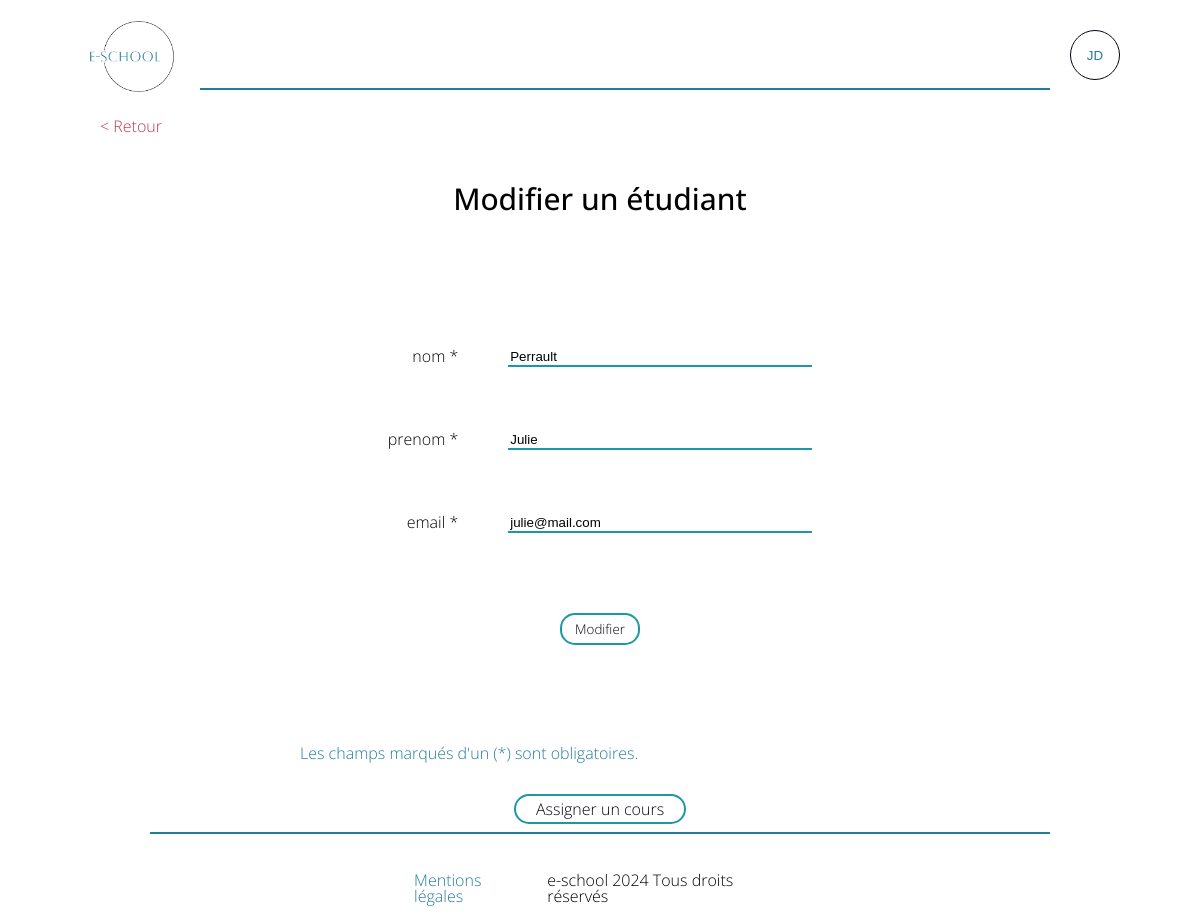
The app's page /index.php?controller=admin&action=modifEtudiant&id=2 (signed in) with its own data.
### tables this page shows
CREATE TABLE `users` (
  `id_user` int NOT NULL,
  `nom` varchar(100) NOT NULL,
  `prenom` varchar(100) NOT NULL,
  `email` varchar(200) NOT NULL,
  `mdp` varchar(250) NOT NULL,
  `profil` varchar(50) NOT NULL
);

### controllers/admin_controller.php (called while the page is built, shortened)
<?php
    class AdminController{
        public function modifEtudiant(){
            $selectEtudiant = Admin::selectEtudiant($_GET['id']);
            require_once('views/admin/modifierEtudiant.php');
        }
    }
?>

### index.php (called while the page is built, shortened)
<?php
  require_once('views/layout.php');
?>

### models/admin.php (called while the page is built, shortened)
<?php
class Admin {
    public function __construct($id_user, $nom, $prenom, $email, $password, $profil) {
      $this->id_user = $id_user;
      $this->nom = $nom;
      $this->prenom = $prenom;
      $this->email = $email;
    }
    public static function selectEtudiant($id){
        $db = Db::getInstance();
        $id = intval($_GET['id']);
        $query = $db->prepare('SELECT * FROM users WHERE id_user = :id');
        $query->execute(['id' => $id]);
       foreach($query->fetchAll() as $eleve) {
        $item = new Admin($eleve['id_user'], $eleve['nom'], $eleve['prenom'], $eleve['email'], $eleve['mdp'], $eleve['profil']);
        }
       return $item;
    }
}

### views/admin/modifierEtudiant.php (the view, shortened to what this page needs)
<?php session_start();
require_once('views/admin/header.php');?>
<main class="main">
    <?php if($_SESSION['profil'] == 'administrateur'){?>
    <a class="button-retour" href="?controller=admin&action=index">&#60; Retour</a>
    <?php } else {?>
    <a class="button-retour" href="?controller=cours&action=index">&#60; Retour</a>
    <?php  } ?>
    <h1>Modifier un étudiant</h1>
        <div class="connect">
            <form action="index.php?controller=admin&action=modifyEtudiant&id=<?=$selectEtudiant->id_user?>" method="post">
                <div class="form-content">
                    <div class="form-label">
                        <label for="nom">nom *</label>
                        <input type="text" name="nom" required="required" value="<?php echo $selectEtudiant->nom?>">
                    </div>
                    <div class="form-label">
                        <label for="prenom">prenom *</label>
                        <input type="text" name="prenom" required="required" value="<?php echo $selectEtudiant->prenom?>">
                    </div>
                    <div class="form-label">
                        <label for="mail">email *</label>
                        <input type="email" name="mail" required="required" value="<?php echo $selectEtudiant->email?>">
                    </div>
                </div>
                <div class="form-submit">
                    <input class="form-button"type="submit" value="Modifier"/>
                </div>
            </form>
        <div class="form-explain">
            <p>Les champs marqués d'un (*) sont obligatoires.</p>
        </div>
    </div>
    <?php if($_SESSION['profil'] == 'formateur'){ ?>
        <a class="button" href="?controller=assigne&action=assigne&id=<?=$selectEtudiant->id_user?>">Assigner un cours</a>
    <?php } ?>

### styles/style.css (style rules this page uses)
html, body, div, span, applet, object, iframe, h1, h2, h3, h4, h5, h6, p, blockquote, pre, a, abbr, acronym, address, big, cite, code, del, dfn, em, img, ins, kbd, q, s, samp, small, strike, strong, sub, sup, tt, var, b, u, i, center, dl, dt, dd, ol, ul, li, fieldset, form, label, legend, table, caption, tbody, tfoot, thead, tr, th, td, article, aside, canvas, details, embed, figure, figcaption, footer, header, hgroup, menu, nav, output, ruby, section, summary, time, mark, audio, video { margin: 0; padding: 0; border: 0; font-size: 100%; font: inherit; vertical-align: baseline; }
body { line-height: 1; }
h1 { font-family: "Open Sans", sans-serif; font-weight: 500; font-style: normal; font-variation-settings: "wdth" 100; font-size: 30px; margin: 50px 50px 100px; }
.button-retour { text-decoration: none; color: #b33951; align-self: flex-start; margin: 20px auto auto 100px; }
.connect { width: 50vw; height: 60vh; display: flex; flex-direction: column; align-items: center; justify-content: center; gap: 100px; }
.form-content, .form-content2 { display: flex; flex-direction: column; align-items: flex-end; box-sizing: border-box; gap: 8vh; }
.form-label { display: flex; gap: 50px; }
.form-label input { width: 300px; border: 0; border-bottom: 2px solid rgb(27, 151, 165); }
.form-submit { display: flex; justify-content: center; margin-top: 5rem; }
.form-button { font-family: "Open Sans", sans-serif; font-weight: 300; font-style: normal; font-variation-settings: "wdth" 100; color: rgb(7, 2, 13); background-color: transparent; border: 2px solid rgb(27, 151, 165); border-radius: 15px; padding: 5px 3%; cursor: pointer; }
.form-explain { color: rgb(34, 124, 157); align-self: flex-start; }
.main { display: flex; flex-direction: column; align-items: center; font-family: "Open Sans", sans-serif; font-weight: 300; font-style: normal; font-variation-settings: "wdth" 100; }
.button { text-decoration: none; color: rgb(7, 2, 13); background-color: transparent; border: 2px solid rgb(27, 151, 165); border-radius: 15px; padding: 5px 20px; align-self: center; }

### records on screen
users: nom "Perrault", prenom "Julie", mail "julie@mail.com"

### other values on screen
substr($_SESSION['prenom'],0,1) "J"
substr($_SESSION['nom'],0,1) "D"
